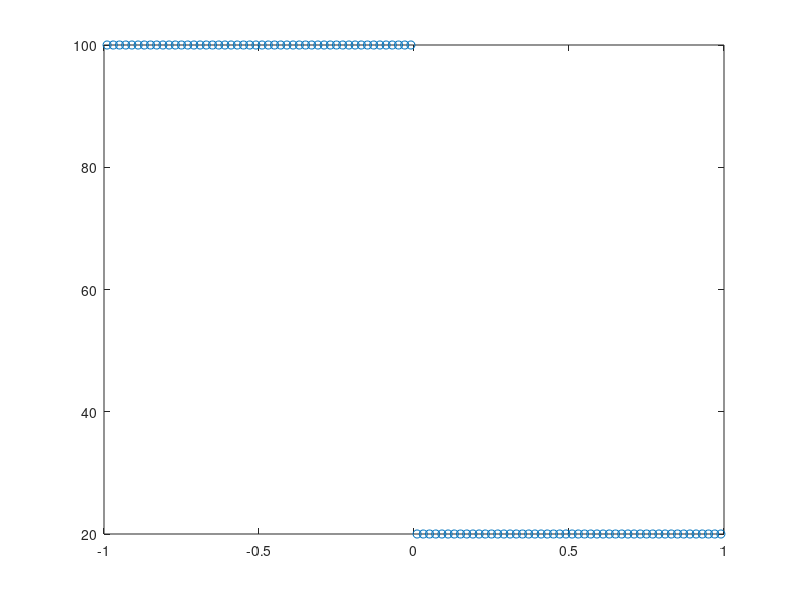

This chart was generated by the following MATLAB code: (Note: this script raises an error after producing the figure.)
% BTCS method for the linea heat conduction equation
clear all           % removes all variables from memory
close all           % closes all figures
clc                 % clears the command windows
global dt dx b IMAX % define the global variables needed in matop
xL=-1;              % left boundary
xR=1;               % right boundary
IMAX=100;           % number of spatial control volumes
dx=(xR-xL)/IMAX;    % mesh spacing
x=linspace(xL+dx/2, xR-dx/2, IMAX);  % generate the grid
%b=1;               % b = lambda/(rho*c_v)
bL=5;              % left coefficient 
bR=1;               % right coefficient
TL=100;             % left temperature
TR=20;              % right temperature
% initial condition
for i=1:IMAX
   if(x(i)<=0) 
       T(i)=TL;
       b(i)=bL;
   else
       T(i)=TR;
       b(i)=bR;
   end
end
plot(x,T,'o')       % plot the initial condition

time=0;             % initial time
tend=7000.0;        % final time
NMAX=100000;        % max number of time steps
for i=1:NMAX
   % choose a stable time step
   dt=0.45*dx^2/max(b);
   if(time+dt>tend)
       dt=tend-time;    % reduce dt to reach tend exactly
   end
   if(time>=tend)
       break
   end
   
   % assemble the right hand side
   
   for i=1:IMAX
      if(i==1)
          % left boundary
          bp=0.5*(b(i)+b(i+1));
          bm=b(i);
          rhs(i)=T(i)+2*bm*dt/dx^2*TL;      % boundary condition
      elseif(i==IMAX)
          % right boundary
          bp=b(i);
          bm=0.5*(b(i)+b(i-1));
          rhs(i)=T(i)+2*bp*dt/dx^2*TR;      % right hand side
      else
          % inside the domain
          bp=0.5*(b(i+1)+b(i));
          bm=0.5*(b(i)+b(i-1));
          rhs(i)=T(i);                      % right hand side
      end
   end
   % Finite volume scheme
   T=CGop(rhs);     % solve the linear system with the matrix-free CG-method
   % advance time
   time=time+dt;
   plot(x,T,'o')
   title(sprintf('Current time = %f', time))
   drawnow
end